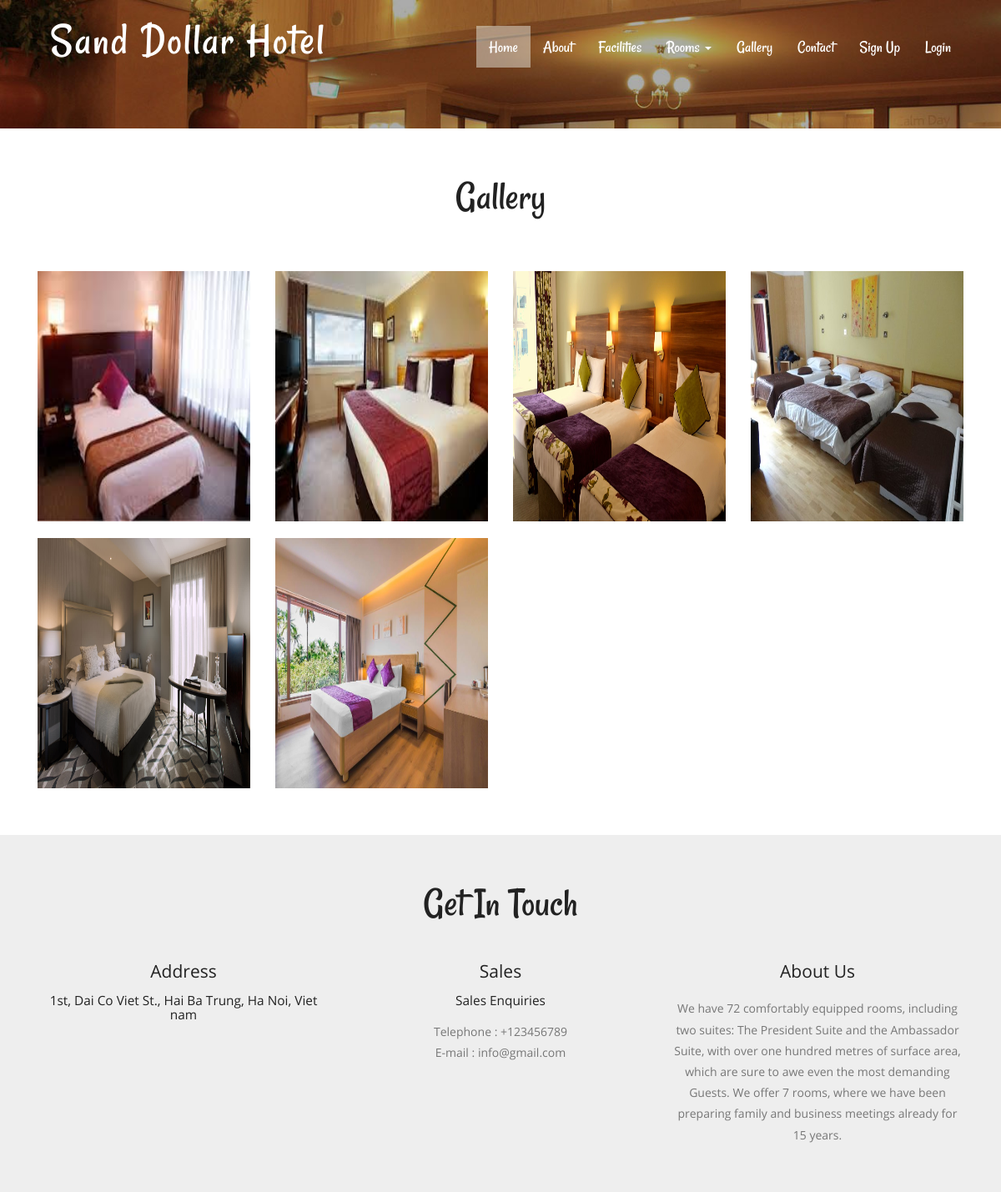
/gallery.php, run on the app's committed database.
### tables this page shows
CREATE TABLE `tblroom` (
  `ID` int(10) NOT NULL,
  `RoomType` int(10) DEFAULT NULL,
  `RoomName` varchar(200) DEFAULT NULL,
  `MaxAdult` int(5) DEFAULT NULL,
  `MaxChild` int(5) DEFAULT NULL,
  `RoomDesc` mediumtext DEFAULT NULL,
  `NoofBed` int(5) DEFAULT NULL,
  `Image` varchar(200) DEFAULT NULL,
  `RoomFacility` varchar(200) DEFAULT NULL,
  `CreationDate` timestamp NULL DEFAULT current_timestamp()
);

CREATE TABLE `tblpage` (
  `ID` int(10) NOT NULL,
  `PageType` varchar(120) DEFAULT NULL,
  `PageTitle` varchar(200) DEFAULT NULL,
  `PageDescription` mediumtext DEFAULT NULL,
  `Email` varchar(120) DEFAULT NULL,
  `MobileNumber` bigint(10) DEFAULT NULL,
  `UpdationDate` timestamp NULL DEFAULT NULL ON UPDATE current_timestamp()
);

### src/gallery.php (the view, shortened to what this page needs)
<?php
include('includes/dbconnection.php');
?>
<!DOCTYPE HTML>
<html>
<head>
	<link href="css/bootstrap.css" rel="stylesheet" type="text/css" media="all">
	<link href="css/style.css" rel="stylesheet" type="text/css" media="all" />
	<link rel="stylesheet" href="css/lightbox.css">
</head>
<body>
	<div class="header head-top">
		<div class="container">
			<?php include_once('includes/header.php'); ?>
		</div>
	</div>
	<div class="content">
		<div class="gallery-top">
			<div class="container">
				<div class="gallery-info">
					<h2>gallery</h2>
				</div>
				<div class="gallery-grids-top">
					<div class="gallery-grids">
						<?php
						$sql = "SELECT * from tblroom";
						$query = $dbh->prepare($sql);
						$query->execute();
						$results = $query->fetchAll(PDO::FETCH_OBJ);
						if ($query->rowCount() > 0) {
							foreach ($results as $row) {
						?>
								<div class="col-md-3 gallery-grid">
									<br />
									<a class="example-image-link" href="admin/images/<?php echo $row->Image; ?>" data-lightbox="example-set" data-title=""><img class="example-image" src="admin/images/<?php echo $row->Image; ?>" height="300" width="300" alt="" /></a>
								</div>
						<?php $cnt = $cnt + 1;
							}
						} ?>
						<div class="clearfix"></div>
					</div>
				</div>
			</div>
		</div>
		<?php include_once('includes/getintouch.php'); ?>
</body>
</html>

### src/includes/getintouch.php (shortened to what this page needs)
<div class="touch-section">
	<div class="container">
		<h3>get in touch</h3>
		<div class="touch-grids">
			<?php
				$sql="SELECT * from tblpage where PageType='contactus'";
				$query = $dbh -> prepare($sql);
				$query->execute();
				$results=$query->fetchAll(PDO::FETCH_OBJ);
				$cnt=1;
				if($query->rowCount() > 0) {
					foreach($results as $row) {
			?>
			<div class="col-md-4 touch-grid">
				<h4>address</h4>
				<h5><?php echo htmlentities($row->PageDescription);?></h5>
			</div>
			<div class="col-md-4 touch-grid">
				<h4>Sales</h4>
				<h5>Sales Enquiries</h5>
				<p>Telephone : +<?php  echo htmlentities($row->MobileNumber);?></p>
				<p>E-mail : <?php  echo htmlentities($row->Email);?></p>
			</div>
			<?php $cnt=$cnt+1;}} ?>
			<div class="col-md-4 touch-grid">
				<?php
					$sql="SELECT * from tblpage where PageType='aboutus'";
					$query = $dbh -> prepare($sql);
					$query->execute();
					$results=$query->fetchAll(PDO::FETCH_OBJ);
					$cnt=1;
					if($query->rowCount() > 0) {
						foreach($results as $row) {
				?>
				<h4><?php  echo htmlentities($row->PageTitle);?></h4>
				<br>
				<p><?php  echo htmlentities($row->PageDescription);?></p>
				</div><?php $cnt=$cnt+1;}} ?>
					<div class="clearfix"></div>
				</div>
			</div>
		</div>
	</div>

### src/css/style.css (style rules this page uses)
body a { transition:0.5s all; -webkit-transition:0.5s all; -moz-transition:0.5s all; -o-transition:0.5s all; -ms-transition:0.5s all; }
h1,h2,h3,h4,h5,h6 { padding:0 0; margin:0 0; }
p { padding:0 0; margin:0 0; }
body { padding:0 0; margin:0 0; font-family: 'OpenSans-Regular' }
.header { background:url(../images/banner1.jpg) no-repeat 0px 0px; background-size:cover; -webkit-background-size: cover; -moz-background-size: cover; -o-background-size: cover; -ms-background-size: cover; min-height:764px; padding-bottom: 4em; }
.touch-section { padding: 4em 0; text-align: center; background-color: #eee; }
.touch-grids { margin-top: 3em; }
.touch-grid h4 { font-size: 1.5em; color: #222; text-transform: capitalize; }
.touch-section h3 { font-size: 3.5em; text-transform: capitalize; font-family: 'Rancho-Regular'; color: #222; }
.touch-grid h5 { font-size: 1.1em; padding: 1em 0; color: #222; }
.touch-grid p { font-size: 1em; line-height: 1.8em; color: #777; }
.head-top { min-height: 115px !important; }
.gallery-top { padding: 4em 0; text-align:center; }
.gallery-grids-top { margin-top: 3em ; }
.gallery-info h2 { font-size: 3.5em; text-transform: capitalize; font-family: 'Rancho-Regular'; color: #222; }
.gallery-grid a { display: block; }
.gallery-grid img { width: 100%; }
@media (max-width:1440px) { .header { min-height: 679px; } }
@media (max-width:1366px) { .header { min-height: 652px; } }
@media (max-width:1280px) { .header { min-height: 602px; } }

### src/css/lightbox.css (style rules this page uses)
body:after { display: none; }

### data on the page
tblroom: Image (picture)
tblroom: Image (picture)
tblroom: Image (picture)
tblroom: Image (picture)
tblroom: Image (picture)
tblroom: Image (picture)
tblpage: PageDescription "1st, Dai Co Viet St., Hai Ba Trung, Ha Noi, Viet nam", MobileNumber "123456789", Email "info@gmail.com"
tblpage: PageTitle "About Us", PageDescription "We have 72 comfortably equipped rooms, including two suites: The President Suite and the Ambassador Suite, with over one hundred metres of surface area, which are sure to awe even the most demanding Guests. We offer 7 rooms, where we have been preparing family and business meetings already for 15 years."
